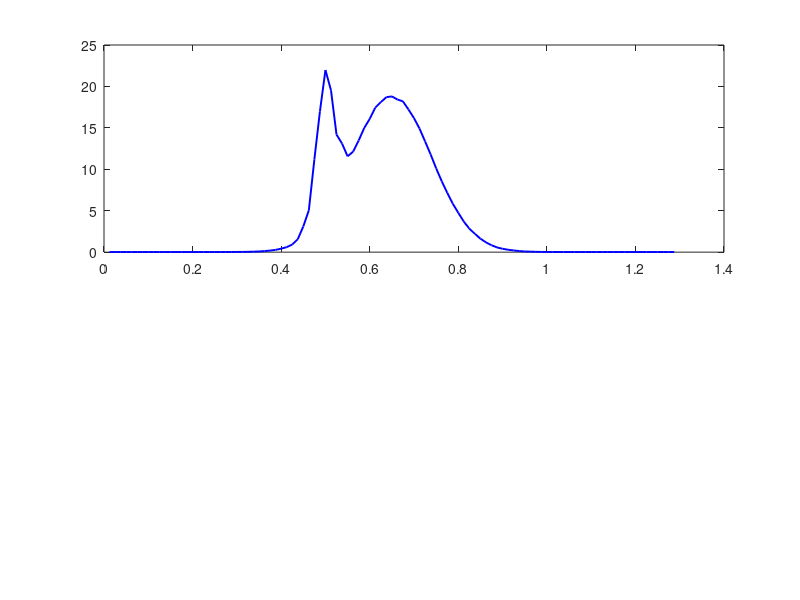

This chart was generated by the following MATLAB code: (Note: this script raises an error after producing the figure.)
% =========================================================================
% FIGURA 4: (a) Energía en corto tiempo de «izquierda» con umbral e
%               instantes de inicio/fin;
%           (b) ERO (FIR pasa altas 3,5 kHz) frente a energía total
% =========================================================================
clear; clc; close all;

archivo = 'izquierda.wav';

% 1. Cargar grabación propia de «izquierda» (o señal provisional si aún no existe)
if exist(archivo, 'file')
    [x, fs] = audioread(archivo);
    if size(x, 2) > 1
        x = mean(x, 2);
    end
    x = double(x(:));
else
    warning('No se encontró %s. Se genera señal provisional de prueba.', archivo);
    fs = 16000;
    t_tmp = (0:round(1.3*fs)-1)' / fs;
    % Simulación con componente sonora + componente fricativa de alta frecuencia (/s/ o /z/)
    env_voz = exp(-((t_tmp - 0.65)/0.18).^2);
    env_fric = exp(-((t_tmp - 0.50)/0.045).^2);
    x = env_voz .* (0.55*sin(2*pi*240*t_tmp) + 0.30*sin(2*pi*820*t_tmp)) ...
      + env_fric .* (0.28*filter([1 -1], 1, randn(size(t_tmp)))) ...
      + 0.012*randn(size(t_tmp));
end

% Eliminar offset DC y normalizar amplitud
x = x - mean(x);
if max(abs(x)) > 0
    x = x / max(abs(x));
end

% 2. Diseño del filtro FIR pasa altas a fc = 3.5 kHz con ventana Hamming
fc = 3500;                          % Frecuencia de corte (Hz)
orden_fir = 64;                     % Orden par del filtro FIR Tipo I
Wn = fc / (fs / 2);                 % Frecuencia normalizada de Nyquist
b_fir = fir1(orden_fir, Wn, 'high', hamming(orden_fir + 1));

% Filtrar la señal con fase cero (filtfilt) para alinear exactamente en el tiempo
x_ero = filtfilt(b_fir, 1, x);

% 3. Cálculo de Energía en Corto Tiempo (tramas de 25 ms, 50% solapamiento, Hamming)[cite: 1]
dur_trama = 0.025;                  % 25 ms[cite: 1]
N_trama = round(dur_trama * fs);    % 400 muestras a 16 kHz
salto = round(0.5 * N_trama);       % 50% de solapamiento (200 muestras)[cite: 1]
win = hamming(N_trama, 'periodic'); % Ventana Hamming[cite: 1]

num_tramas = floor((length(x) - N_trama) / salto) + 1;
E_total = zeros(num_tramas, 1);
E_ero = zeros(num_tramas, 1);
t_tramas = zeros(num_tramas, 1);

for m = 1:num_tramas
    idx_ini = (m - 1) * salto + 1;
    idx_fin = idx_ini + N_trama - 1;
    
    trama_tot = x(idx_ini:idx_fin) .* win;
    trama_alt = x_ero(idx_ini:idx_fin) .* win;
    
    E_total(m) = sum(trama_tot .^ 2);
    E_ero(m)   = sum(trama_alt .^ 2);
    t_tramas(m) = ((idx_ini + idx_fin) / 2) / fs; % Tiempo central de cada trama (s)
end

% 4. Determinación del umbral adaptativo a partir del piso de ruido inicial
tramas_ruido = max(1, min(6, floor(0.15 * num_tramas))); % Primeros ~150 ms de silencio
ruido_medio = mean(E_total(1:tramas_ruido));
ruido_std   = std(E_total(1:tramas_ruido));
umbral = ruido_medio + 4 * ruido_std;
% Respaldo en caso de silencio digital perfecto (std = 0)
if umbral <= 0 || umbral > 0.25 * max(E_total)
    umbral = 0.08 * max(E_total);
end

% Detectar instantes de inicio y fin de actividad vocal
activas = find(E_total > umbral);
if ~isempty(activas)
    t_inicio = t_tramas(activas(1));
    t_fin    = t_tramas(activas(end));
else
    t_inicio = t_tramas(1);
    t_fin    = t_tramas(end);
end

% 5. Graficar Figura 4 (Panel a y Panel b)
figure('Color', 'w', 'Name', 'Figura 4 - Energía en Corto Tiempo y ERO', 'Position', [100, 100, 1050, 680]);

% --- PANEL (a): Energía en corto tiempo con umbral e inicio/fin ---
subplot(2, 1, 1);
plot(t_tramas, E_total, 'b-', 'LineWidth', 1.4); hold on;
yline(umbral, 'r--', 'LineWidth', 1.3);
xline(t_inicio, 'g-.', 'LineWidth', 1.4);
xline(t_fin, 'm-.', 'LineWidth', 1.4);
grid on;
xlim([0, length(x)/fs]);
xlabel('Tiempo (s)');
ylabel('Energía E(m)');
title('(a) Energía en corto tiempo de «izquierda» con umbral e instantes de inicio/fin');
legend('Energía total E(m)', ...
       sprintf('Umbral = %.4f', umbral), ...
       sprintf('Inicio = %.3f s', t_inicio), ...
       sprintf('Fin = %.3f s', t_fin), ...
       'Location', 'northeast');

% --- PANEL (b): ERO (FIR pasa altas 3.5 kHz) frente a energía total ---
subplot(2, 1, 2);
E_total_norm = E_total / max(E_total + eps);
E_ero_norm   = E_ero / max(E_ero + eps);

plot(t_tramas, E_total_norm, 'b-', 'LineWidth', 1.4); hold on;
plot(t_tramas, E_ero_norm, 'Color', [0.85, 0.33, 0.10], 'LineWidth', 1.4);
grid on;
xlim([0, length(x)/fs]);
ylim([0, 1.08]);
xlabel('Tiempo (s)');
ylabel('Energía normalizada');
title('(b) Energía de altas frecuencias ERO (FIR pasa altas 3,5 kHz) frente a energía total');
legend('Energía total (normalizada)', 'Parámetro ERO > 3,5 kHz (normalizada)', 'Location', 'northeast');

sgtitle('Figura 4. Análisis de energía en corto tiempo y parámetro ERO para «izquierda»');
